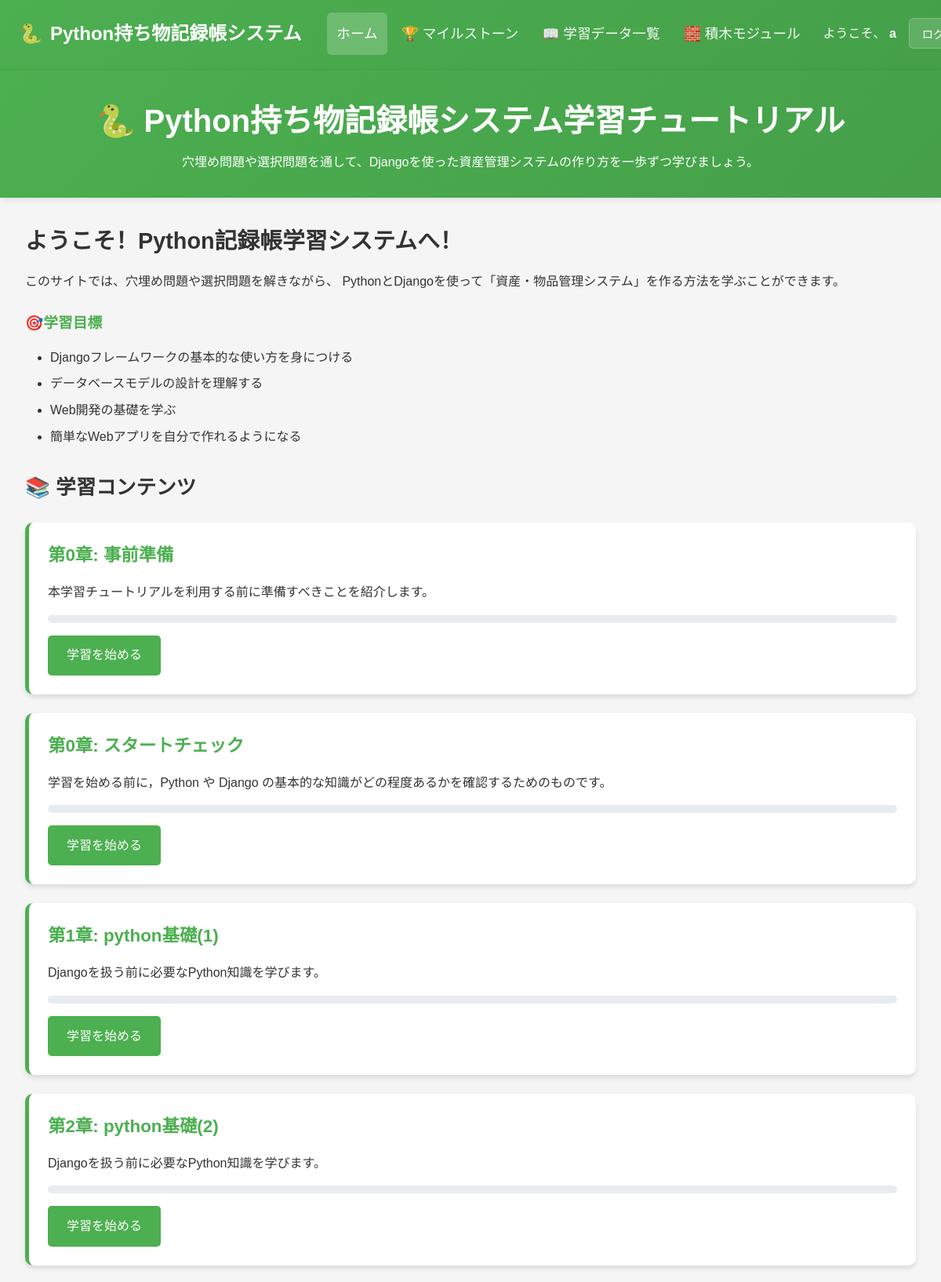
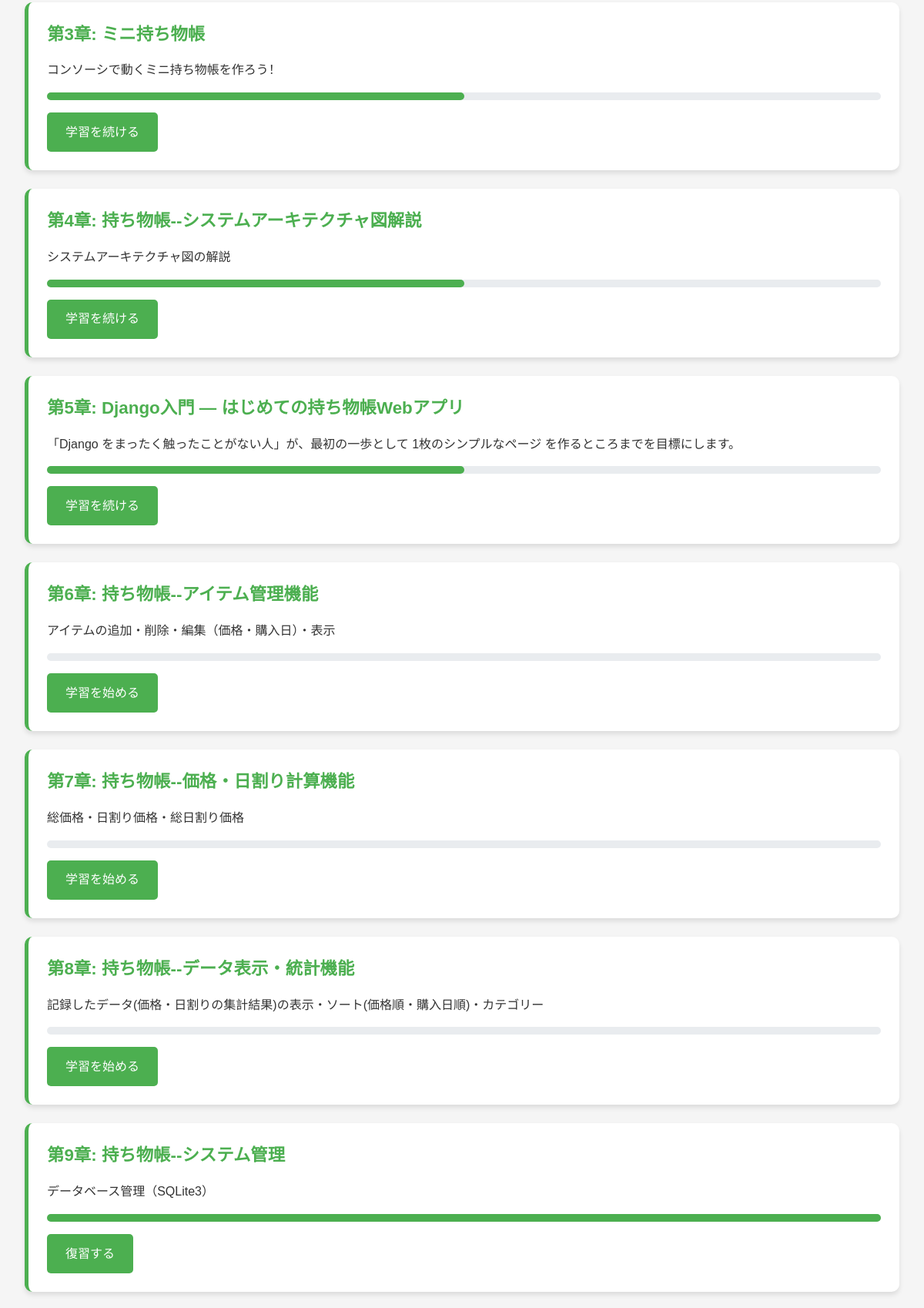
The app's page / (signed in, upper part) with its own data (2 pictures, top to bottom).
### tutorial/models.py (models this page shows, shortened)
class Chapter(models.Model):
    title = models.CharField(max_length=200, verbose_name="チャプタータイトル")
    description = models.TextField(verbose_name="チャプター説明")
    order = models.IntegerField(default=0, verbose_name="表示順序")
    is_active = models.BooleanField(default=True, verbose_name="有効")
    created_at = models.DateTimeField(auto_now_add=True)
    class Meta:
        ordering = ['order']
        verbose_name = "学習チャプター"
        verbose_name_plural = "学習チャプター"

### tutorial/views.py (the view)
# urls.py: path('', views.home, name='home'),
def home(request):
    try:
        chapters = Chapter.objects.filter(is_active=True).order_by('order')
        show_guide = False
        if request.user.is_authenticated:
            if not request.session.get('guide_seen', False):
                show_guide = True
                request.session['guide_seen'] = True
        chapters_with_progress = []
        if request.user.is_authenticated:
            for chapter in chapters:
                try:
                    progress = UserProgress.objects.get(user=request.user, chapter=chapter)
                    progress_width = 100 if progress.completed else (50 if progress.studied_guide else 0)
                except UserProgress.DoesNotExist:
                    progress_width = 0
                chapters_with_progress.append({
                    'chapter': chapter,
                    'progress_width': progress_width
                })
        else:
            chapters_with_progress = [{'chapter': chapter, 'progress_width': 0} for chapter in chapters]
        context = {
            'chapters_with_progress': chapters_with_progress,
            'show_guide': show_guide  # 【追加】テンプレートに伝える
        }
        return render(request, 'tutorial/home.html', context)
    except Exception as e:
        logger.error(f"ホームページ読み込みエラー: {e}")
        return render(request, 'home.html', {
            'chapters_with_progress': [],
            'error': '学習コンテンツの読み込み中にエラーが発生しました'
        })

### templates/tutorial/home.html (shortened to what this page needs)
{% extends 'base.html' %}
{% load static %}
{% block extra_css %}
<link rel="stylesheet" href="{% static 'css/home.css' %}">
{% endblock %}
{% block content %}
<div class="welcome-section">
    <h2>ようこそ！Python記録帳学習システムへ！</h2>
    <p>このサイトでは、穴埋め問題や選択問題を解きながら、
        PythonとDjangoを使って「資産・物品管理システム」を作る方法を学ぶことができます。</p>
    <div class="learning-objectives">
    <br>
        <h3>🎯学習目標</h3>
        <ul>
            <li>Djangoフレームワークの基本的な使い方を身につける</li>
            <li>データベースモデルの設計を理解する</li>
            <li>Web開発の基礎を学ぶ</li>
            <li>簡単なWebアプリを自分で作れるようになる</li>
        </ul>
    </div>
</div>
<div class="chapter-list">
    <h2>📚 学習コンテンツ</h2>
    {% for item in chapters_with_progress %}
    <div class="chapter-card">
        <h3>第{{ item.chapter.order }}章: {{ item.chapter.title }}</h3>
        <p>{{ item.chapter.description }}</p>
        <div class="progress-bar">
            <div class="progress-fill" data-progress="{{ item.progress_width }}"></div>
        </div>
        {% if user.is_authenticated %}
            <a href="{% url 'chapter_detail' item.chapter.id %}" class="btn">
                {% if item.progress_width == 100 %}
                    復習する
                {% elif item.progress_width == 50 %}
                    学習を続ける
                {% else %}
                    学習を始める
                {% endif %}
            </a>
        {% else %}
            <p><a href="{% url 'login' %}" class="btn">ログインして学習を始める</a></p>
        {% endif %}
    </div>
    {% empty %}
    <div class="chapter-card">
        <h3>現在、利用できる学習コンテンツはありません。</h3>
        <p>管理者に連絡して学習章を追加してください。</p>
    </div>
    {% endfor %}
</div>
{% endblock %}

### templates/base.html (shortened to what this page needs)
<!DOCTYPE html>
<html lang="zh-CN">
<head>
    {% load static %}
    <link rel="stylesheet" href="{% static 'css/base.css' %}">
    {% block extra_css %}{% endblock %}
</head>
<body>
    <nav class="navbar-custom">
        <div class="navbar-container">
            <div class="navbar-content">
                <div style="display: flex; align-items: center; gap: 2rem;">
                    <a class="navbar-brand" href="{% url 'home' %}">
                        <span>🐍</span>
                        Python持ち物記録帳システム
                    </a>
                    <ul class="navbar-nav">
                        <li>
                            <a class="nav-link {% if request.path == '/' %}active{% endif %}" href="{% url 'home' %}">
                                ホーム
                            </a>
                        </li>
                        <li>
                            <a class="nav-link" href="{% url 'level_profile' %}">
                                🏆 マイルストーン
                            </a>
                        </li>
                        <li>
                            <a class="nav-link" href="{% url 'wrong_answers_book' %}">
                                📖 学習データ一覧
                            </a>
                        </li>
                        <li>
                            <a class="nav-link" href="{% url 'building_blocks' %}">
                                🧱 積木モジュール
                            </a>
                        </li>
                    </ul>
                </div>
                <div class="user-menu">
                    {% if user.is_authenticated %}
                        <span class="user-info-nav">
                            ようこそ、 <strong>{{ user.username }}</strong>
                        </span>
                        <form method="post" action="{% url 'logout' %}" class="logout-form">
                            <button type="submit" class="logout-btn">
                                ログアウト
                            </button>
                        </form>
                    {% endif %}
                </div>
            </div>
        </div>
    </nav>
    <div class="header">
        <h1>🐍 Python持ち物記録帳システム学習チュートリアル</h1>
        <p>穴埋め問題や選択問題を通して、Djangoを使った資産管理システムの作り方を一歩ずつ学びましょう。</p>
    </div>
    <div class="container">
        {% block content %}{% endblock %}
    </div>
</body>
</html>

### static/css/base.css (style rules this page uses)
* { margin: 0; padding: 0; box-sizing: border-box; }
body { font-family: 'Microsoft YaHei', Arial, sans-serif; line-height: 1.6; background-color: #f5f5f5; color: #333; }
.header { background: linear-gradient(135deg, #4CAF50, #45a049); color: white; padding: 2rem 0; text-align: center; box-shadow: 0 2px 10px rgba(0,0,0,0.1); }
.header h1 { font-size: 2.5rem; margin-bottom: 0.5rem; }
.container { max-width: 1200px; margin: 0 auto; padding: 2rem; }
.btn { display: inline-block; background: #4CAF50; color: white; padding: 0.8rem 1.5rem; text-decoration: none; border-radius: 5px; border: none; cursor: pointer; transition: background 0.3s ease; font-size: 1rem; }
.progress-bar { background: #e9ecef; border-radius: 10px; height: 10px; margin: 1rem 0; }
.progress-fill { background: #4CAF50; height: 100%; border-radius: 10px; transition: width 0.3s ease; }
.logout-form { display: inline; margin: 0; padding: 0; }
.logout-form button { margin: 0; padding: 0.5rem 1rem; font-size: 0.9rem; }
.navbar-custom { background: linear-gradient(135deg, #4CAF50, #45a049); box-shadow: 0 2px 10px rgba(0,0,0,0.1); display: flex; justify-content: center; padding: 0; }
.navbar-container { max-width: 1200px; width: 100%; margin: 0 auto; padding: 0 2rem; }
.navbar-content { display: flex; justify-content: space-between; align-items: center; min-height: 60px; }
.navbar-brand { font-weight: 600; font-size: 1.4rem; color: white !important; text-decoration: none; display: flex; align-items: center; gap: 10px; }
.navbar-nav { display: flex; list-style: none; margin: 0; padding: 0; gap: 5px; }
.nav-link { color: rgba(255, 255, 255, 0.95) !important; text-decoration: none; padding: 0.8rem 1.2rem; border-radius: 5px; transition: all 0.3s ease; font-weight: 500; display: flex; align-items: center; gap: 8px; }
.nav-link.active { background-color: rgba(255, 255, 255, 0.2); color: white !important; }
.user-menu { display: flex; align-items: center; gap: 15px; margin-left: auto; }
.user-info-nav { color: white; font-weight: 500; font-size: 0.95rem; }
.logout-form { display: inline; margin: 0; }
.logout-btn { background: rgba(255, 255, 255, 0.1); color: white; border: 1px solid rgba(255, 255, 255, 0.2); padding: 0.6rem 1.2rem; border-radius: 5px; cursor: pointer; transition: all 0.3s ease; font-size: 0.9rem; }

### static/css/home.css (style rules this page uses)
.welcome-section { margin-bottom: 2rem; }
.welcome-section h2 { color: #333; margin-bottom: 1rem; font-size: 1.8rem; }
.learning-objectives h3 { color: #4CAF50; margin-bottom: 1rem; }
.learning-objectives ul { margin: 1rem 0 2rem 2rem; }
.learning-objectives li { margin-bottom: 0.5rem; list-style-type: disc; }
.chapter-list { margin: 2rem 0; }
.chapter-list h2 { margin-bottom: 1.5rem; color: #333; font-size: 1.6rem; }
.chapter-card { background: white; border-radius: 10px; padding: 1.5rem; box-shadow: 0 4px 6px rgba(0,0,0,0.1); transition: transform 0.3s ease, box-shadow 0.3s ease; border-left: 5px solid #4CAF50; margin-bottom: 1.5rem; }
.chapter-card h3 { color: #4CAF50; margin-bottom: 1rem; font-size: 1.4rem; }

### records on screen
Chapter: chapter.order "0", chapter "事前準備", chapter.description "本学習チュートリアルを利用する前に準備すべきことを紹介します。", shows "学習を始める"
Chapter: chapter.order "0", chapter "スタートチェック", chapter.description "学習を始める前に，Python や Django の基本的な知識がどの程度あるかを確認するためのものです。"
Chapter: chapter.order "1", chapter "python基礎(1)", chapter.description "Djangoを扱う前に必要なPython知識を学びます。", shows "学習を始める"
Chapter: chapter.order "2", chapter "python基礎(2)", chapter.description "Djangoを扱う前に必要なPython知識を学びます。", shows "学習を始める"
Chapter: chapter.order "3", chapter "ミニ持ち物帳", chapter.description "コンソーシで動くミニ持ち物帳を作ろう！", shows "学習を続ける"
Chapter: chapter.order "4", chapter "持ち物帳--システムアーキテクチャ図解説", chapter.description "システムアーキテクチャ図の解説", shows "学習を続ける"
Chapter: chapter.order "5", chapter "Django入門 ― はじめての持ち物帳Webアプリ", chapter.description "「Django をまったく触ったことがない人」が、最初の一歩として 1枚のシンプルなページ を作るところまでを目標にします。", shows "学習を続ける"
Chapter: chapter.order "6", chapter "持ち物帳--アイテム管理機能", chapter.description "アイテムの追加・削除・編集（価格・購入日）・表示", shows "学習を始める"
Chapter: chapter.order "7", chapter "持ち物帳--価格・日割り計算機能", chapter.description "総価格・日割り価格・総日割り価格", shows "学習を始める"
Chapter: chapter.order "8", chapter "持ち物帳--データ表示・統計機能", chapter.description "記録したデータ(価格・日割りの集計結果)の表示・ソート(価格順・購入日順)・カテゴリー", shows "学習を始める"
Chapter: chapter.order "9", chapter "持ち物帳--システム管理", chapter.description "データベース管理（SQLite3）", shows "復習する"

### other values on screen
{{ user.username }} "a"
